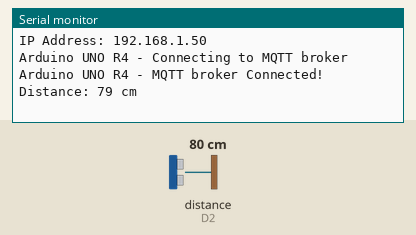
A sketch run on a simulated Arduino Uno R4 WiFi. Parts: the last lines printed to the serial monitor. Wiring (inferred from the names in the program): ultrasonic range finder: trigger D4; echo D2. The inputs (shaded band) are chosen by the test bench; at power-on: distance to the obstacle (sensor on D2) 80 cm. The echo pulse lasts 58.3 µs per cm; WiFi joins after 1.5 s; servers stay silent unless stated; no MQTT or app messages arrive unless stated.

Above: at 12.7 s.
12.8 s: distance to the obstacle (sensor on D2) set to 2 cm
At 14.4 s:
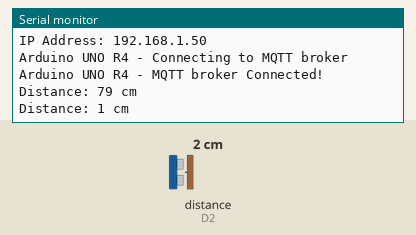
15.3 s: distance to the obstacle (sensor on D2) set to 4 cm
At 16.0 s:
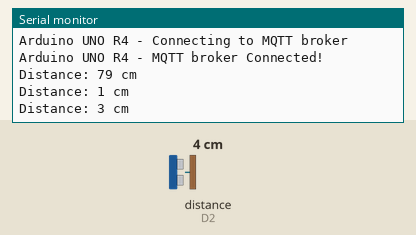
Timing chart, 0 to 18.3 s (numbered marks = the images above; inputs shaded):
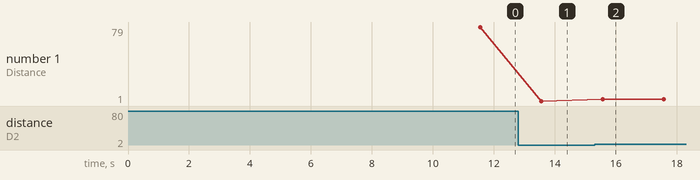

Measured:
- after the input at 12.8 s, the serial monitor: prints a new line after 0.76 s (image 1)
- after the input at 15.3 s, the serial monitor: prints a new line after 0.26 s (image 2)
- plotted number 1: 79 → 1 after the input at 12.8 s, 1 → 3 after the input at 15.3 s

The sketch:

Publish_food.ino
```cpp
/*
 *
 * This Arduino UNO R4 code is made available for public use without any restriction
 *
 */

#include <WiFiS3.h>
#include <MQTTClient.h>

const char WIFI_SSID[] = "SSID";     // CHANGE TO YOUR WIFI SSID
const char WIFI_PASSWORD[] = "Password";  // CHANGE TO YOUR WIFI PASSWORD

const char MQTT_BROKER_ADRRESS[] = "phycom.it.kmitl.ac.th";  // CHANGE TO MQTT BROKER'S ADDRESS
const int MQTT_PORT = 1883;
const char MQTT_CLIENT_ID[] = "YourID";  // CHANGE IT AS YOU DESIRE
const char MQTT_USERNAME[] = "";              // CHANGE IT IF REQUIRED, empty if not required
const char MQTT_PASSWORD[] = "";              // CHANGE IT IF REQUIRED, empty if not required

// The MQTT topics that Arduino should publish/subscribe
const char PUBLISH_TOPIC[] = "67070066/food";       // CHANGE IT AS YOU DESIRE

const int PUBLISH_INTERVAL = 2000;  // 2 seconds

WiFiClient network;
MQTTClient mqtt = MQTTClient(256);

unsigned long lastPublishTime = 0;

const int trigPin = 4;
const int echoPin = 2;

void setup() {
  Serial.begin(9600);
  pinMode(trigPin, OUTPUT);
  pinMode(echoPin, INPUT);

  int status = WL_IDLE_STATUS;
  while (status != WL_CONNECTED) {
    Serial.print("Arduino UNO R4 - Attempting to connect to SSID: ");
    Serial.println(WIFI_SSID);
    // Connect to WPA/WPA2 network. Change this line if using open or WEP network:
    status = WiFi.begin(WIFI_SSID, WIFI_PASSWORD);

    // wait 10 seconds for connection:
    delay(10000);
  }
  // print your board's IP address:
  Serial.print("IP Address: ");
  Serial.println(WiFi.localIP());

  connectToMQTT();
}

void loop() {
  mqtt.loop();

  if (millis() - lastPublishTime > PUBLISH_INTERVAL) {
    sendToMQTT();
    lastPublishTime = millis();
  }
}

void connectToMQTT() {
  // Connect to the MQTT broker
  mqtt.begin(MQTT_BROKER_ADRRESS, MQTT_PORT, network);

  Serial.print("Arduino UNO R4 - Connecting to MQTT broker");

  while (!mqtt.connect(MQTT_CLIENT_ID, MQTT_USERNAME, MQTT_PASSWORD)) {
    Serial.print(".");
    delay(100);
  }
  Serial.println();

  if (!mqtt.connected()) {
    Serial.println("Arduino UNO R4 - MQTT broker Timeout!");
    return;
  }

  Serial.println("Arduino UNO R4 - MQTT broker Connected!");
}

void sendToMQTT() {
  digitalWrite(trigPin, HIGH);
  delayMicroseconds(10);
  digitalWrite(trigPin, LOW);

  long duration;
  int distanceCm, distanceInch;

  // Read the echoPin, return the sound wave travel time in microseconds
  duration = pulseIn(echoPin, HIGH);

  // Calculate the distance in cm and inches
  distanceCm = duration * 0.034 / 2;
  distanceInch = duration * 0.0133 / 2;
  Serial.print("Distance: ");
  Serial.print(distanceCm);
  Serial.println(" cm");

  if (distanceCm > 20){
    mqtt.publish(PUBLISH_TOPIC, "off");  //publish to mqtt
  } else {
    mqtt.publish(PUBLISH_TOPIC, "on");  //publish to mqtt
  }
}
```
